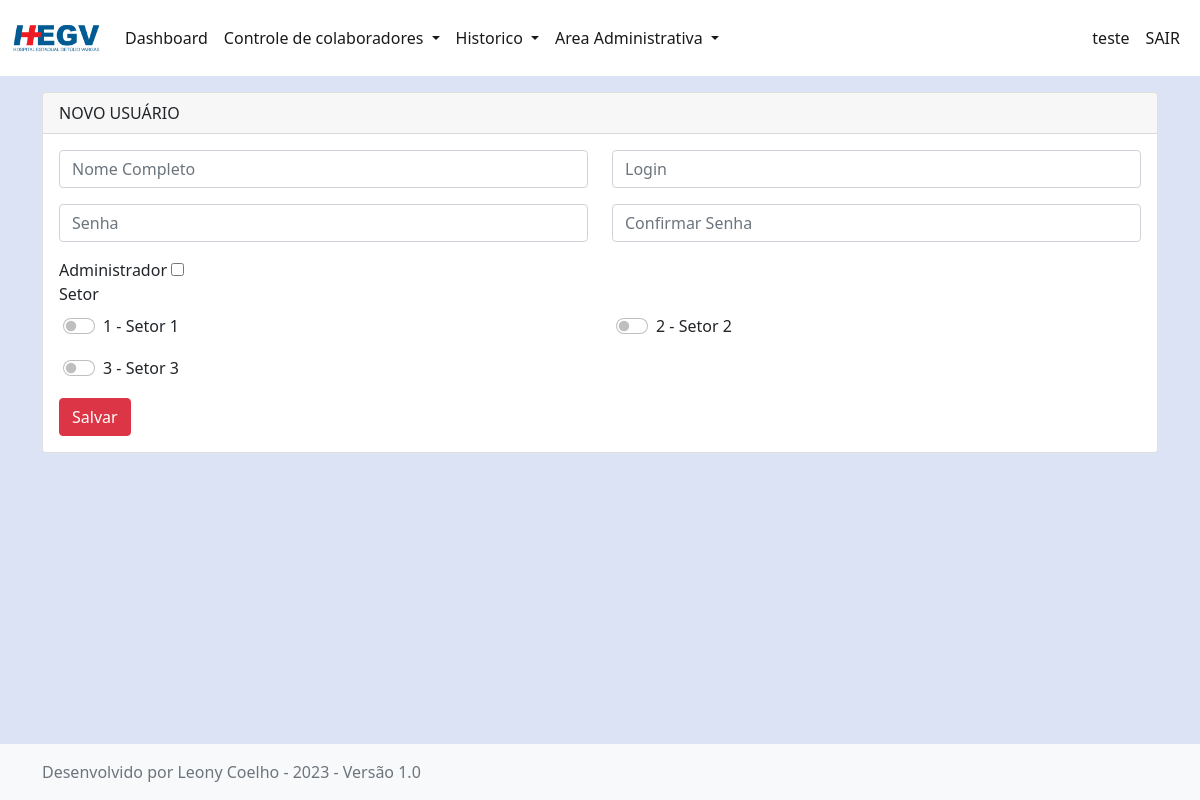
Page /users/new_user/ (signed in) on the committed database.
### app_efetivos/models.py (models this page shows, shortened)
class Global_Settings(models.Model):
    establishment_title = models.CharField(max_length=50, default='Estabelecimento')
    sector_title = models.CharField(max_length=50, default='Setor')
    subSector_title = models.CharField(max_length=50, default='Subsetor')
    shift_title = models.CharField(max_length=50, default='Turno')
    position_title = models.CharField(max_length=50, default='Cargo')
    status_title = models.CharField(max_length=50, default='Status')
    theme = models.ManyToManyField(Theme)
    logo_image =  models.ImageField(upload_to='logos/uploaded_logo', default='logos/logo.png')
    bg_image =  models.ImageField(upload_to='bgs/uploaded_bgs', default='bgs/bg.png')
    institution_name = models.CharField(max_length=60, default='Sua Empresa')

class CustomUser(models.Model):
    user = models.OneToOneField(User, null=True, on_delete=models.CASCADE)
    name = models.CharField(max_length=100, null=True)
    sector = models.ManyToManyField(Sector)
    preset = models.ManyToManyField(Dashboard_Presets)

class Sector(models.Model):
    sector_name = models.CharField(max_length=50)

### app_efetivos/views.py (the view, shortened to what this page needs)
# urls.py: path('users/new_user/',views.new_user, name='new_user'),
@staff_member_required(login_url='/login/')
def new_user(request):
    globalsettings = Global_Settings.objects.all().latest('id')
    sectors_list = Sector.objects.all()
    context = {
        'globalsettings': globalsettings,
        'sectors_list': sectors_list,
    }
    return render(request, 'new_user.html', context)
    context = {
        'globalsettings':globalsettings,
        'sectors_list':sectors_list,
    }
    return render(request, 'new_user.html', context)

### app_efetivos/templates/new_user.html (shortened to what this page needs)
{% extends 'base.html' %}
{% block conteudo %}
{% load static %}
<div class="container">
<div class="card custom-card">
    <div class="card-header d-flex justify-content-between align-items-center">
        Novo Usuário
    </div>
    <div class="card-body">
        <form class="from-group" action="{% url 'new_user' %}" method="POST">
            <div class="customForm">
                <div class="row">
                    <div class="col-6">
                        <input class="form-control loginItems" type="text" placeholder="Nome Completo" name="name" autofocus >
                    </div>
                    <div class="col-6">
                        <input class="form-control loginItems" type="text" placeholder="Login" name="username">
                    </div>
                </div>
                <div class="row">
                    <div class="col-6">
                        <input class="col-6 form-control loginItems" type="password" placeholder="Senha" name="password">
                    </div>
                    <div class="col-6">
                        <input class="col-6 form-control loginItems" type="password" placeholder="Confirmar Senha" name="confirm_password">
                    </div>
                </div>
                <div class="row">
                    <div class="col-6">
                        <label>Administrador</label>
                        <input type="checkbox" name="is_staff" value="1">
                    </div>
                    <div class="col-6"></div>
                </div>
                <div class="row">
                    <div class="col-12">
                        <label>{{ globalsettings.sector_title }}</label>
                        <ul class="list-group" id="preset-list">
                            <div class="row">
                                {% for sector in sectors_list %}
                                <li class="list-group-item col-6" style="border: 0px; background-color: transparent;">
                                    <div class="form-check form-switch d-flex justify-content-between align-items-center">
                                        <div>
                                            <input class="form-check-input" type="checkbox" role="switch" name="selected_items_sector" value="{{ sector.id }}"
                                                {% if sector in preset.preset_sectors.all %} checked {% endif %}>
                                            <label class="form-check-label">
                                                {{ sector.id }} - {{ sector.sector_name }}
                                            </label>
                                        </div>
                                    </div>
                                </li>
                                {% endfor %}
                            </div>
                        </ul>
                        <button type="submit" class="btn btn-danger mt-2">Salvar</button>
                    </div>
                </div>
            </div>
        </form>
    </div>
</div>
</div>
{% endblock %}

### app_efetivos/templates/base.html (shortened to what this page needs)
{% load static %}
<!doctype html>
<html lang="en" class="h-100">
  <head>
    <link href="https://cdn.jsdelivr.net/npm/bootstrap@5.1.3/dist/css/bootstrap.min.css" rel="stylesheet">
    <link rel="stylesheet" type="text/css" href="{% static  globalsettings.theme.first.theme_url  %}"  />
    </head>
    <body style="background-image: url('{{ globalsettings.bg_image.url }}'); background-size: cover; background-repeat: no-repeat;background-attachment: fixed;" class="d-flex flex-column h-100">
        <nav class="navbar navbar-expand-lg customNavbar">
            <div class="container-fluid">
              <a class="navbar-brand" href="{% url 'dashboard' %}">
                <img src="{{ globalsettings.logo_image.url }}" alt="Logo" height="50px">
              </a>
              <div class="collapse navbar-collapse" id="navbarSupportedContent">
                <ul class="navbar-nav me-auto mb-2 mb-lg-0">
                  <li class="nav-item">
                    <a class="nav-link" aria-current="page" href="{% url 'dashboard' %}">Dashboard</a>
                  </li>
                  <li class="nav-item dropdown">
                    <a class="nav-link dropdown-toggle" href="#" id="workerDropdown" role="button" data-bs-toggle="dropdown" aria-expanded="false">
                      Controle de colaboradores
                    </a>
                  </li>
                  <li class="nav-item dropdown">
                    <a class="nav-link dropdown-toggle" href="#" id="workerDropdown" role="button" data-bs-toggle="dropdown" aria-expanded="false">
                      Historico
                    </a>
                  </li>
                  {% if request.user.is_staff %}
                  <li class="nav-item dropdown">
                    <a class="nav-link dropdown-toggle" href="#" id="admDropdown" role="button" data-bs-toggle="dropdown" aria-expanded="false">
                        Area Administrativa
                    </a>
                  </li>
                  {% endif %}
                </ul>
                <div class="d-flex">
                  <ul class="navbar-nav me-auto mb-2 mb-lg-0">
                    <li class="nav-item">
                        <a class="nav-link" href="#">{{user.customuser.name}}</a>
                      </li>
                      <li class="nav-item">
                        <a class="nav-link" href="{% url 'logout_view' %}">SAIR</a>
                      </li>
                    </ul>
                </div>
              </div>
            </div>
          </nav>
        {% block conteudo %}
        {% endblock %}
    </body>
    <footer class="footer mt-auto py-3 bg-light base-footer">
      <div class="container">
        <span class="text-muted">Desenvolvido por Leony Coelho - 2023 - Versão 1.0</span>
      </div>
    </footer>
</html>

### app_efetivos/static/default.css (style rules this page uses)
body { background-color: rgb(220, 227, 245); }
.customNavbar { margin-bottom: 1rem; color: rgba(0, 0, 0, 0.9); background-color: #fff !important; }
.nav-link { color: rgba(0, 0, 0, 0.9); }
.custom-card { margin-bottom: 1.5rem; }
.card-header { text-transform: uppercase; }
.list-group { border-radius: 0px; }
.form-control { margin-bottom: 1rem; }

### rows in the picture
Global_Settings: logo_image (placeholder picture), sector_title "Setor"
Sector: id "1", sector_name "Setor 1"
Sector: id "2", sector_name "Setor 2"
Sector: id "3", sector_name "Setor 3"

### other values in the picture
{{ user.customuser.name }} "teste"
